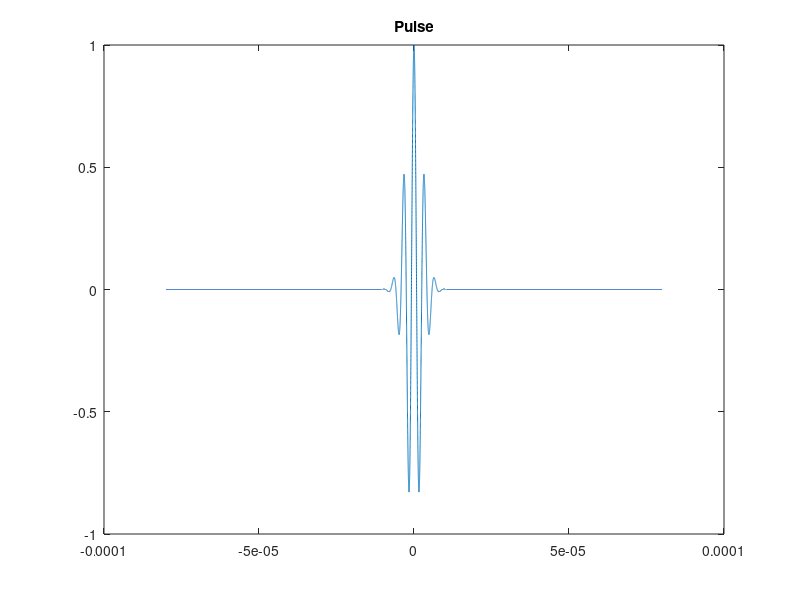

The MATLAB script that drew this image: (Note: this script raises an error after producing the figure.)
clear all
clc
c=6320;
f=10E6;
fs=f*1000;
Ts=1/fs;
w=2*pi*f;
sigma=1;

%t=-10:(9.999995E-5):10;
%tr=-80E-6:Ts:80E-6;
%tr=-10E-6:Ts:10E-6;

t=-10:(1.25E-3):10;
tr=-80E-8:Ts:80E-8;

x=1:length(tr);

func=-0.5*(t/(sigma)).^2;
gauss=exp(func);
sincos = exp(j*w*tr);
%sincos2 = cos(w*tr)+j*sin(w*tr);

pulse(x)=gauss.*sincos;
%pulse2=gauspuls(tr,f,0.5);
realpulse=abs(pulse);

aa=zeros(1,length(pulse));
ppulse=[aa pulse aa];
tt=-80E-6:3.3331e-09:80E-6-3.3331e-09;
passedTime=tt(end)-tt(1);
lenOfTime=length(tt);

% figure(1)
% plot(tr,sincos)
% title('Euler function')
% 
% figure(2)
% plot(tr,gauss)
% title('Gauss Distribution')

figure(3)
plot(tt,ppulse)
title('Pulse')

% figure(4)
% plot(tr,realpulse)
% title('Real Pulse')

d=0.0008;  %distances between each pro 
Array=zeros();
N=[-15*d/2:d:-5*d/2 5*d/2:d:15*d/2];
theta=-30:1:30;
R=0:0.001:0.03;

for n=1:length(N) 
    for r=1:length(R)
        for teta=1:length(theta)
            Array(teta,r,n)=sqrt((((R(r)).*sin(theta(teta)*pi/180)-N(n)*d)^2)+((R(r)).*cos(theta(teta)*pi/180))^2)/6320;
            
            SampleArr(n,teta,r)=round((lenOfTime/passedTime).*(Array(n,teta,r)));
        end 
    end
end

for n=1:length(N)
   SampleArr(1,1,n); 
end
  for n=1:length(N)
    for i=1:length(ppulse)-SampleArr(15,1,n) 
        newpulse(n,i)=ppulse(i+SampleArr(15,1,n)); 
    end 
  end
  for n=1:length(N)
    rr(n)=zeros(1,SampleArr(15,1,n));
  end
  newpulse(n)=[newpulse(n) rr(n)];